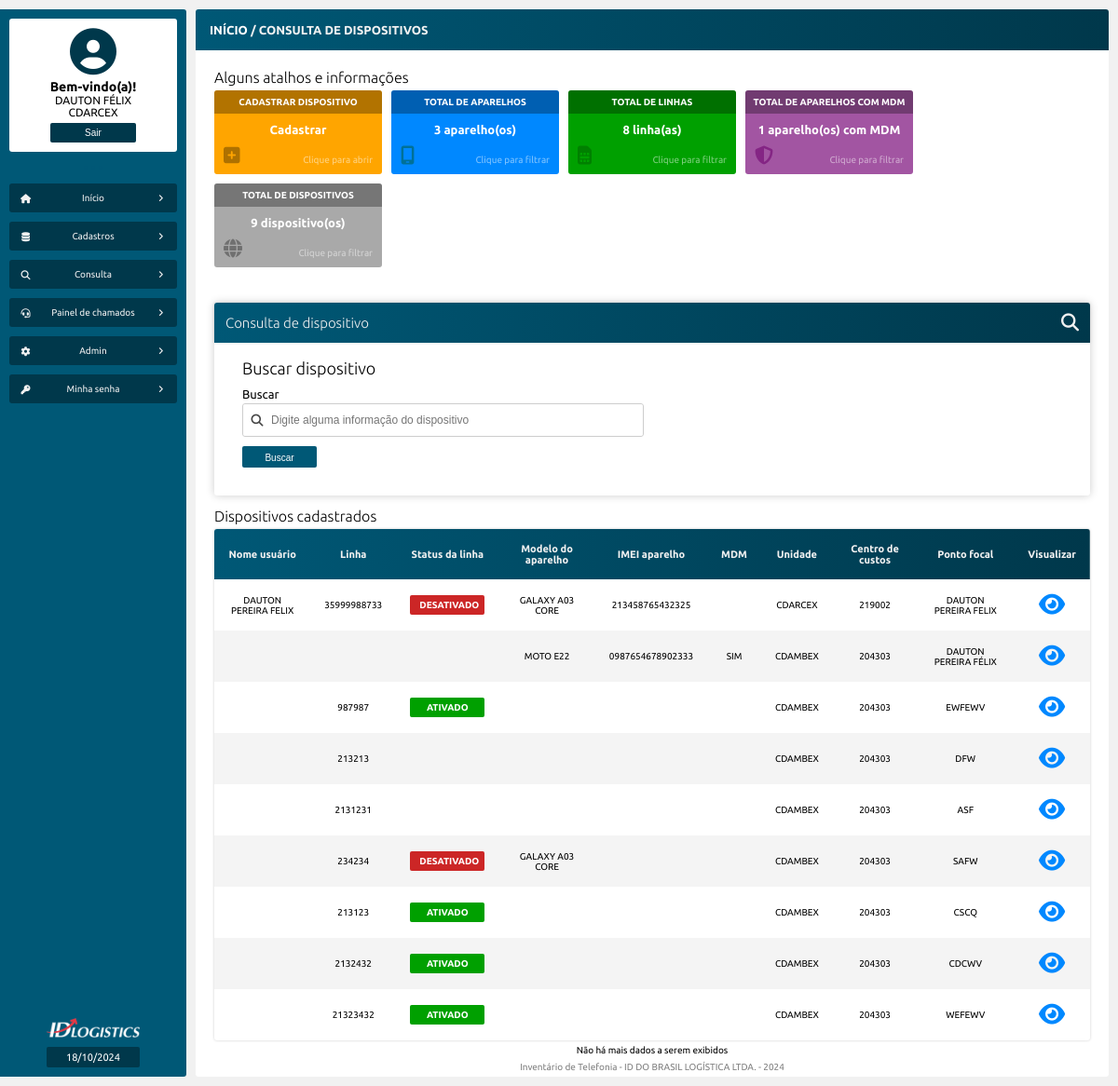
/consulta_dispositivos.php (signed in), run on an earlier commit of the app's database.
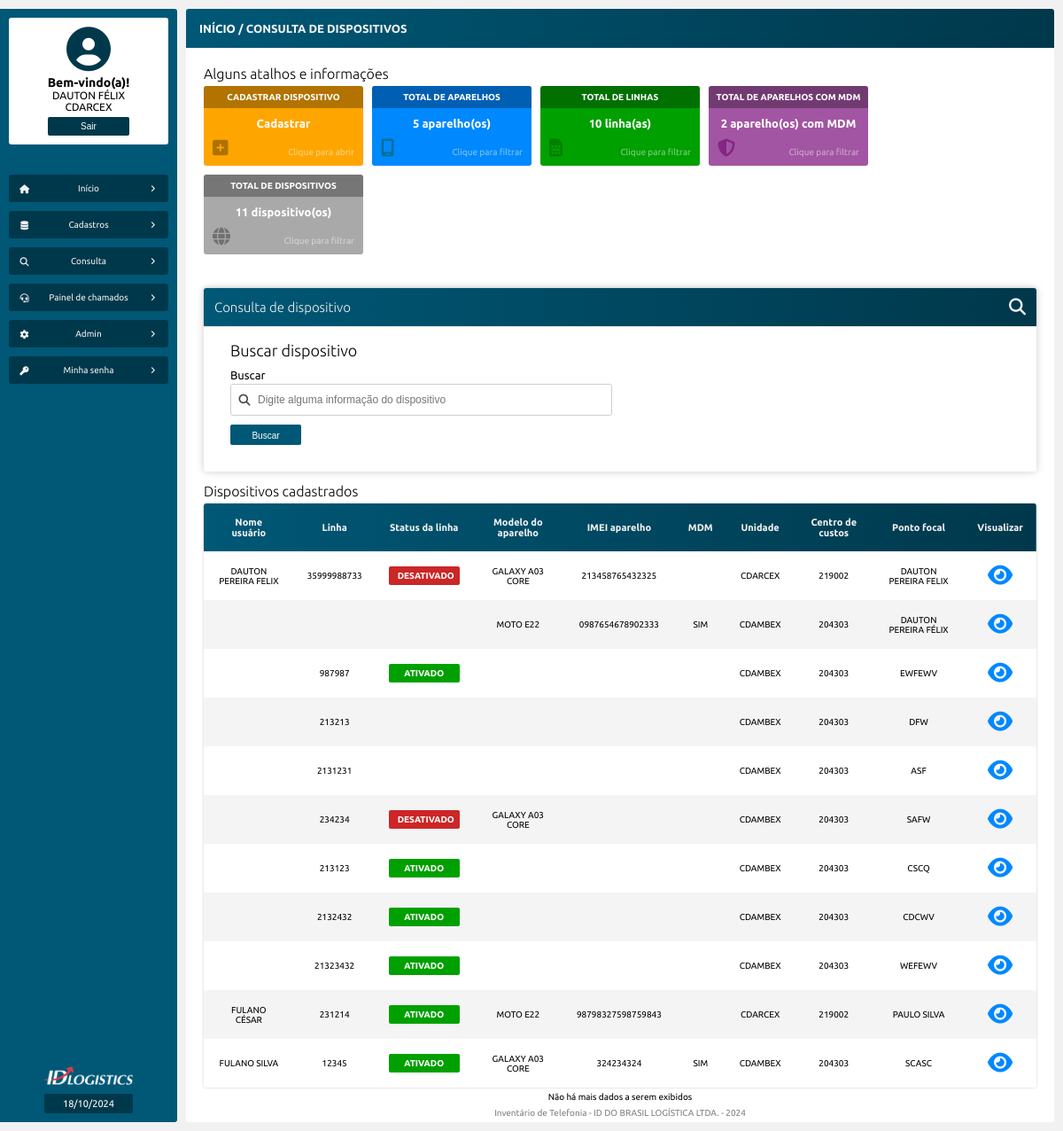
And on a later commit of the database.
### tables this page shows
CREATE TABLE `tb_dispositivos` (
  `id` int NOT NULL AUTO_INCREMENT,
  `possui_linha` varchar(45) DEFAULT NULL,
  `linha` varchar(100) DEFAULT NULL,
  `operadora` varchar(100) DEFAULT NULL,
  `servico` varchar(100) DEFAULT NULL,
  `perfil` varchar(100) DEFAULT NULL,
  `status` varchar(100) DEFAULT NULL,
  `data_ativacao` varchar(100) DEFAULT NULL,
  `sim_card` varchar(100) DEFAULT NULL,
  `possui_aparelho` varchar(45) DEFAULT NULL,
  `marca_aparelho` varchar(100) DEFAULT NULL,
  `modelo_aparelho` varchar(100) DEFAULT NULL,
  `imei_aparelho` varchar(100) DEFAULT NULL,
  `gestao_mdm` varchar(100) DEFAULT NULL,
  `unidade` varchar(100) DEFAULT NULL,
  `centro_custo` varchar(100) DEFAULT NULL,
  `uf` varchar(10) DEFAULT NULL,
  `canal` varchar(100) DEFAULT NULL,
  `ponto_focal` varchar(100) DEFAULT NULL,
  `gestor` varchar(100) DEFAULT NULL,
  `possui_usuario` varchar(45) DEFAULT NULL,
  `nome` varchar(100) DEFAULT NULL,
  `matricula` varchar(100) DEFAULT NULL,
  `email` varchar(100) DEFAULT NULL,
  `funcao` varchar(100) DEFAULT NULL,
  PRIMARY KEY (`id`),
  FULLTEXT KEY `linha` (`linha`,`operadora`,`servico`,`perfil`,`status`,`sim_card`,`marca_aparelho`,`modelo_aparelho`,`imei_aparelho`,`unidade`,`centro_custo`,`uf`,`ponto_focal`,`gestor`,`nome`,`matricula`)
);

### src/model/Telefonia.php (called while the page is built, shortened)
<?php
class Telefonia
{
    private PDO $pdo;
    public function __construct(PDO $pdo)
    {
        $this->pdo = $pdo;
    }
    public function exibeDispositivos(): array
    {
        $sql = "SELECT * FROM tb_dispositivos";
        $stmt = $this->pdo->prepare($sql);
        $stmt->execute();
        $resultado = $stmt->fetchAll(PDO::FETCH_ASSOC);
        return $resultado;
    }
}

### consulta_dispositivos.php (the view, shortened to what the rows shown need)
<?php
require_once "src/config/conexao_bd.php";
if (($_SERVER['QUERY_STRING'] ?? '') === 'linhas') {
    $titulo_tabela_filtrada = "Linhas cadastradas";
    $dispositivo = new Telefonia($pdo);
    $exibeDispositivos = $dispositivo->exibeLinhas();
} elseif(($_SERVER['QUERY_STRING'] ?? '') === 'aparelhos') {
    $titulo_tabela_filtrada = "Aparelhos cadastrados";
    $dispositivo = new Telefonia($pdo);
    $exibeDispositivos = $dispositivo->exibeAparelhos();
} elseif(($_SERVER['QUERY_STRING'] ?? '') === 'mdm') {
    $titulo_tabela_filtrada = "Aparelhos com MDM";
    $dispositivo = new Telefonia($pdo);
    $exibeDispositivos = $dispositivo->exibeComMDM();
} elseif(($_SERVER['QUERY_STRING'] ?? '') !== 'mdm' && ($_SERVER['QUERY_STRING'] ?? '') !== 'linha' && ($_SERVER['QUERY_STRING'] ?? '') !== 'aparelho' && ($_SERVER['QUERY_STRING'] ?? '') !== '') {
    $titulo_tabela_filtrada = 'Resultado da busca';
    $dispositivo = new Telefonia($pdo);
    $exibeDispositivos = $dispositivo->buscaDispositivo();
} else {
    $titulo_tabela_filtrada = "Dispositivos cadastrados";
    $dispositivo = new Telefonia($pdo);
    $exibeDispositivos = $dispositivo->exibeDispositivos();
}
?>
<!DOCTYPE html>
<html>
<head>
    <?php
    require_once "src/views/layout/head.php";
    ?>
</head>
<body>
    <main class="corpo">
        <section class="principal">
            <article class="conteudo">
                <section class="conteudo-center">
                    <article class="conteudo-center-boxs">
                        <div class="conteudo-center-box-01">
                            <h1>Alguns atalhos e informações</h1>
                        </div>
                        <div>
                            <form method="get" action="consulta_dispositivos.php">
                                <header id="form-cabecalho">
                                    <h1>Consulta de dispositivo</h1>
                                </header>
                                <h2>Buscar dispositivo</h2>
                            </form>
                        </div>
                        <div>
                            <h1><?= $titulo_tabela_filtrada ?></h1>
                            <table>
                                <thead>
                                    <tr>
                                        <td>Nome usuário</td>
                                        <td>Linha</td>
                                        <td>Status da linha</td>
                                        <td>Modelo do aparelho</td>
                                        <td>IMEI aparelho</td>
                                        <td>MDM</td>
                                        <td>Unidade</td>
                                        <td>Centro de custos</td>
                                        <td>Ponto focal</td>
                                        <td>Visualizar</td>
                                    </tr>
                                </thead>
                                <tbody>
                                    <?php foreach($exibeDispositivos as $dispositivo) : ?>
                                    <tr>
                                        <td><?= htmlentities($dispositivo['nome']) ?></td>
                                        <td><?= htmlentities($dispositivo['linha']) ?></td>
                                        <td id="Status"><p><?= htmlentities($dispositivo['status']) ?></p></td>
                                        <td><?= htmlentities($dispositivo['modelo_aparelho']) ?></td>
                                        <td><?= htmlentities($dispositivo['imei_aparelho']) ?></td>
                                        <td><?= htmlentities($dispositivo['gestao_mdm']) ?></td>
                                        <td><?= htmlentities($dispositivo['unidade']) ?></td>
                                        <td><?= htmlentities($dispositivo['centro_custo']) ?></td>
                                        <td><?= htmlentities($dispositivo['ponto_focal']) ?></td>
                                        <td id="status">
                                            <a href="visualiza_dispositivo.php?id=<?= $dispositivo['id'] ?>"><i class="fa-solid fa-eye"></i></a>
                                        </td>
                                    </tr>
                                    <?php endforeach ?>
                                </tbody>
                            </table>
                        </div>
                    </article>
                </section>
            </article>
        </section>
    </main>
</body>
</html>

What changed in the data, as far as the page shows it:
added tb_dispositivos: nome "FULANO CÉSAR", linha "231214", status "ATIVADO", modelo_aparelho "MOTO E22", imei_aparelho "98798327598759843", unidade "CDARCEX", centro_custo "219002", ponto_focal "PAULO SILVA"
added tb_dispositivos: nome "FULANO SILVA", linha "12345", status "ATIVADO", modelo_aparelho "GALAXY A03 CORE", imei_aparelho "324234324", gestao_mdm "SIM", unidade "CDAMBEX", centro_custo "204303", ponto_focal "SCASC"
Also different on the page:
$totalAparelhos: "3" → "5"
$totalLinhas: "8" → "10"
$totalMDM: "1" → "2"
$totaldispositivos: "9" → "11"
